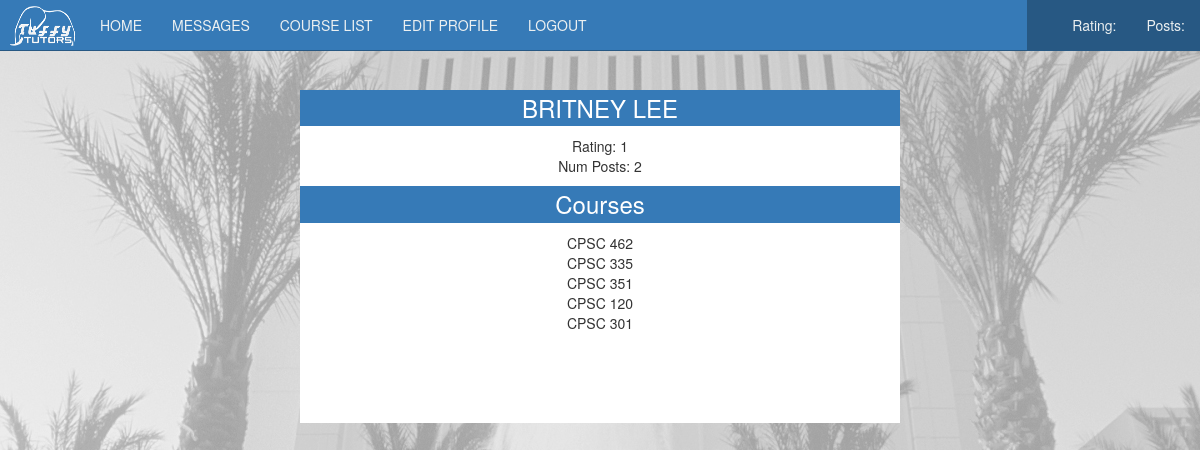
Screenshot of /badge/7/ with the database file from the repository.
### mysite/titan/models.py (models this page shows, shortened)
class User(models.Model):
	id = models.IntegerField(primary_key=True)
	email = models.EmailField()
	first_name = models.CharField(max_length=32)
	last_name = models.CharField(max_length=32)
	password = models.CharField(max_length=32)
	gender = models.CharField(max_length=10)        # 'M' for male, 'F' for female, 'O' for other
	birth_year = models.IntegerField()
	account_type = models.CharField(max_length=32)  # 'S' for students, 'P' for professors
	ethnicity = models.CharField(max_length=10)     # dropdown of options
	sign_up_date = models.DateTimeField(default=datetime.datetime.now())
	last_sign_in_date = models.DateTimeField(default=datetime.datetime.now())
	num_posts = models.IntegerField(default=0)
	class Meta:
		verbose_name_plural = "users"

class Course(models.Model):
	id = models.IntegerField(primary_key=True)
	course_name = models.CharField(max_length=32)
	course_description = models.TextField()
	class Meta:
		verbose_name_plural = "courses"

### mysite/titan/profile_views.py (the view)
# urls.py: url(r'^badge/(?P<user_id>\w{0,50})/$', profile_views.badge),
def badge(request, user_id):
    user_query = User.objects.get(id = user_id)
    answers = Answer.objects.filter(user_id = user_query.id)
    rating_counter = 0
    for answer in answers:
        answer_ratings = Answer_Rating.objects.filter(answer_id = answer.id)
        for answer_rating in answer_ratings:
            rating_counter += answer_rating.rating
    questions = Question.objects.filter(user_id = user_id)
    answers = Answer.objects.filter(user_id = user_id)
    badge_num_posts = len(questions) + len(answers)
    courses = Course_Taken.objects.filter(user_id = user_id)
    course_list = []
    for course in courses:
        a = Course.objects.get(id = course.course_id)
        course_list.append(a)
    return render(request, 'badge.html', {'badge_user': user_query, 'badge_user_rating': rating_counter, 'badge_num_posts': badge_num_posts, 'badge_course': course_list})

### mysite/titan/templates/badge.html (shortened to what this page needs)
{% load staticfiles %}
<!DOCTYPE html>
<html lang="en" xmlns="http://www.w3.org/1999/xhtml">
    <head>
        <link rel="stylesheet" href="{% static "bootstrap.min.css" %}" />
        <link href="{% static "style_profile.css" %}" rel="stylesheet"></link>
    </head>
    <body>
        <div class="container">
            <div class="header">
                <div class="col-lg-12 navBar">
                        <nav class="navbar navbar-default navbar-fixed-top" role="navigation">
                            <div class="container-fluid">
                                <div class="navbar-header">
                                    <a href="/profile/" class="navbar-brand">
                                        <img src="{% static "tuffy_tutors.png" %}" style="margin-top:-9px;height:40px;width:65px;margin-left:-5px;margin-right:-5px;">
                                    </a>
                                </div>
                                <div id="navbarCollapse" class="collapse navbar-collapse">
                                    <ul class="nav navbar-nav">
                                        <li><a href="/profile/">HOME</a></li>
                                        <li><a href="/message/">MESSAGES</a></li>
                                        <li><a href="/course_list/">COURSE LIST</a></li>
                                        <li><a href="/edit_profile/">EDIT PROFILE</a></li>
                                        <li><a href="/logout/">LOGOUT</a></li>
                                    </ul>
                                    <ul class="nav navbar-nav navbar-right">
                                        <li><a href="/profile/">{{ user_info.first_name }} {{ user_info.last_name }}</a></li>
                                        <li><a href="/profile/">Rating: {{ user_rating }}</a></li>
                                        <li><a href="/profile/">Posts: {{ num_posts }}</a></li>
                                    </ul>
                                </div>
                            </div>
                         </nav>
                </div>
            </div>
        </div>
        <div class="badge-container" align="center">
            <div class="badge-header">
                <h3>{{badge_user.first_name}}&nbsp;{{badge_user.last_name}}</h3>
            </div>
            <div class="badge-body">
                Rating:&nbsp;{{badge_user_rating}}<br>
                Num Posts:&nbsp;{{badge_num_posts}}<br>
            </div>
            <div class="badge-courses-header">
                <h3>Courses</h3>
            </div>
            <div class="badge-courses-body">
                {% for course in badge_course %}
                {{course.course_name}}<br>
            {% endfor %}
            </div>
        </div>
    </body>
</html>

### static/style_profile.css (style rules this page uses)
* { margin: 0; }
body { background-color: #F1F1F1; background-image: url("langsdorf.jpg"); background-repeat: no-repeat; background-attachment: fixed; background-position: center; }
li { list-style-type: none; }
.navBar { height: 50px; margin-bottom: 20px; }
.navbar-collapse { padding: 0; margin: 0; }
.navbar-right { background-color: #275883; }
.badge-container { width: 50%; margin-left: auto; margin-right: auto; background: white; }
.badge-header h3 { background: #367ab7; color: white; padding: 5px; }
.badge-body { padding-bottom: 10px; }
.badge-courses-header h3 { background: #367ab7; color: white; padding: 5px; margin: 0; }
.badge-courses-body { height: 200px; max-height: 200px; overflow-y: scroll; padding-top: 10px; }
.navbar-default { background-color: #367ab7; border-color: #275883; }
.navbar-default .navbar-brand { color: #ecf0f1; }
.navbar-default .navbar-nav > li > a { color: #ecf0f1; }
.navbar-default .navbar-collapse, .navbar-default .navbar-form { border-color: #ecf0f1; }

### rows the page displays
User: first_name "BRITNEY", last_name "LEE"
Course: course_name "CPSC 462"
Course: course_name "CPSC 335"
Course: course_name "CPSC 351"
Course: course_name "CPSC 120"
Course: course_name "CPSC 301"

### other values shown
{{ badge_user_rating }} "1"
{{ badge_num_posts }} "2"
